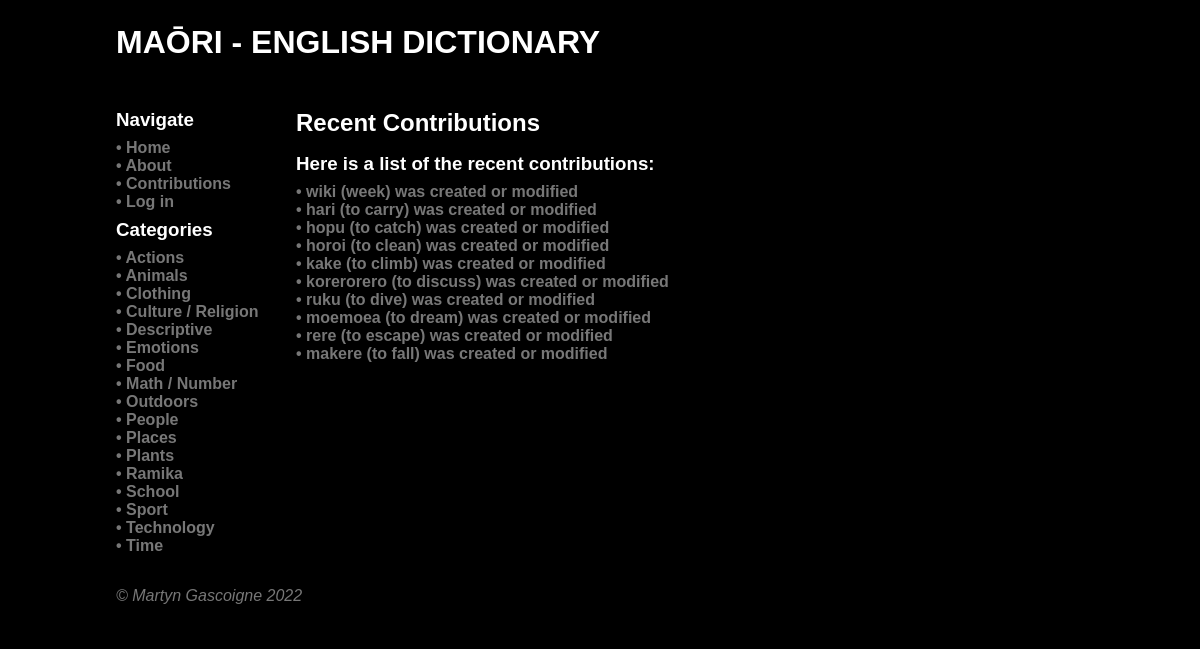
The app's page /contributions, older data.
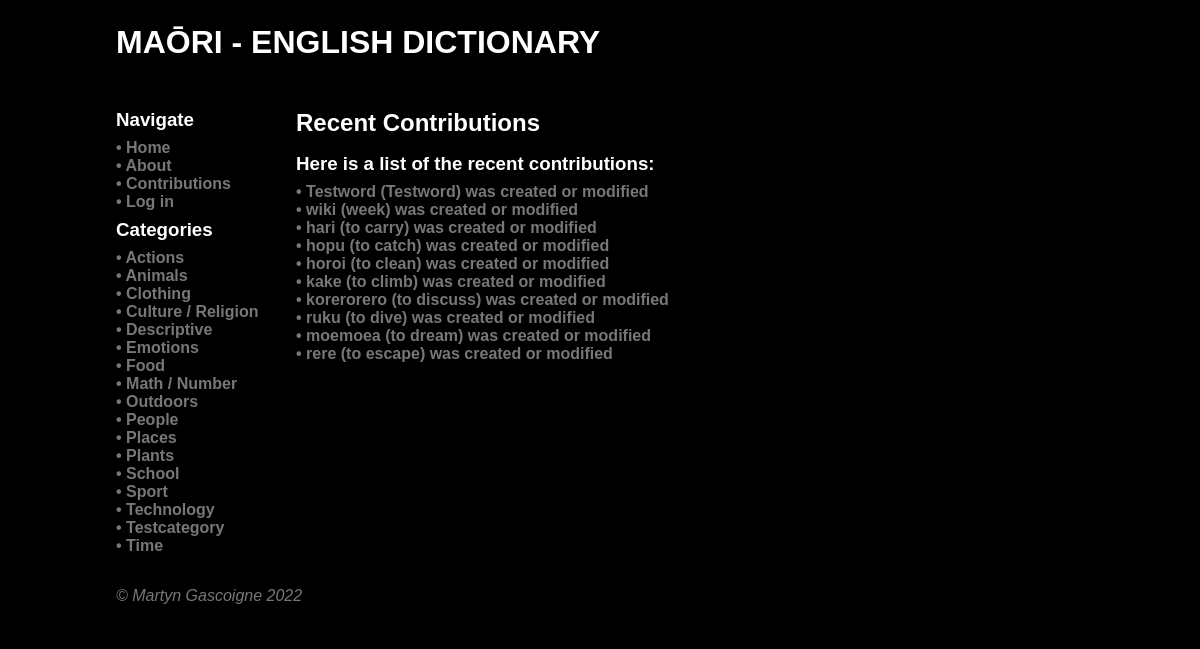
The same page, newer data.
### tables this page shows
CREATE TABLE category
(
    id          integer
        constraint category_pk
            primary key autoincrement,
    name        varchar(80),
    description varchar(600),
    timestamp   datetime
, user_created boolean);

CREATE TABLE "word"
(
	id integer
		constraint word_pk
			primary key autoincrement,
	name varchar(80),
	description varchar(600),
	author integer
		constraint word_user_id_fk
			references user,
	timestamp datetime,
	maori varchar(128),
	image varchar,
	level integer
);

### app.py (the view)
@app.route('/contributions')
def render_contributions_page():
    con = create_connection(DB_NAME)
    query = "SELECT * FROM word ORDER BY timestamp DESC LIMIT 10"
    cur = con.cursor()
    cur.execute(query)
    queried_words = cur.fetchall()
    con.close()
    print(queried_words)
    return render_template('contributions.html', category_list=find_categories(), logged_in=is_logged_in(),
                           user_account=my_account(), teacher=is_teacher(), contribution_list=queried_words)

### app.py (called while the page is built)
def create_connection(db_file):
    try:
        connection = sqlite3.connect(db_file)
        connection.execute('pragma foreign_keys=ON')
        return connection
    except Error as e:
        print(e)
    return None

def find_categories():
    con = create_connection(DB_NAME)
    query = "SELECT id, name, description FROM category ORDER BY name"
    cur = con.cursor()
    cur.execute(query)
    found_categories = cur.fetchall()
    con.close()
    return found_categories

def my_account():
    if session.get('userid') is None:
        return False
    else:
        return session.get('userid')

def is_logged_in():
    if session.get('email') is None:
        print('Not logged in')
        return False
    else:
        print('Logged in')
        return True

def is_teacher():
    if not is_logged_in() or (session.get('teacher') is None or 0):
        print('Not teacher')
        return False
    else:
        print('Is teacher')
        return True

### templates/contributions.html (shortened to what this page needs)
{% extends 'base.html' %}
{% block heading %}Maōri - English Dictionary{% endblock %}
{% block main %}
    <h2>Recent Contributions</h2>
    <h3>Here is a list of the recent contributions:</h3>
    {% for word in contribution_list %}
        <div class="category-box">
            <h4><a href="/word/{{ word[0] }}">• {{ word[5] }} ({{ word[1] }}) was created or modified</a></h4>
        </div>
    {% endfor %}
{% endblock %}

### templates/base.html (shortened to what this page needs)
<!doctype html>
<html lang="en">
<head>
    <link href="{{ url_for('static', filename='css/style.css') }}" rel="stylesheet">
</head>
<body>
<div id="container">
    <header>
        <h1>
            {% block heading %}{% endblock %}
        </h1>
    </header>
    <nav>
        <div class="category-box">
            <h3>Navigate</h3>
            <h4><a href="\">• Home</a></h4>
            <h4><a href="\about">• About</a></h4>
            <h4><a href="\contributions">• Contributions</a></h4>
            {% if not logged_in %}<h4><a href="\login">• Log in</a></h4>
            {% else %}
                <h4><a href="\account\{{ user_account }}">• Account</a></h4>
                <h4><a href="\logout">• Log out</a></h4>
            {% endif %}
            <h3>Categories
            </h3>
        </div>
        {% for category in category_list %}
            <div class="category-box">
                <h4><a href="/category/{{ category[0] }}">• {{ category[1] }}</a></h4>
            </div>
        {% endfor %}
    </nav>
    <main>
        {% block main %}{% endblock %}
    </main>
    <footer class="footer">
        <a href="https://github.com/Galvin-X/Translator" target="_blank">&copy; Martyn Gascoigne 2022</a>
    </footer>
</div>
</body>
</html>

Row changes from the older to the newer data that the page shows:
removed category: name "Ramika"
no longer on this page (row unchanged): word: maori "makere", name "to fall"
added category: name "Testcategory"
added word: maori "Testword", name "Testword"
